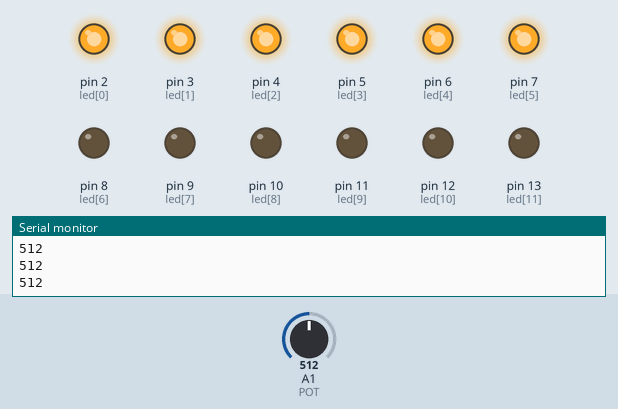
This sketch was run on a simulated Arduino Uno, built with avr-gcc and run on an emulated ATmega328P. On the bench: output pins drawn as LEDs (lit = HIGH), the last lines printed to the serial monitor. The test bench sets the inputs (shaded band); at power-on: A1 (POT) = 512.

Above: at 1.2 s.
1.3 s: A1 (POT) set to 570
2.8 s: A1 (POT) set to 600
At 3.3 s:
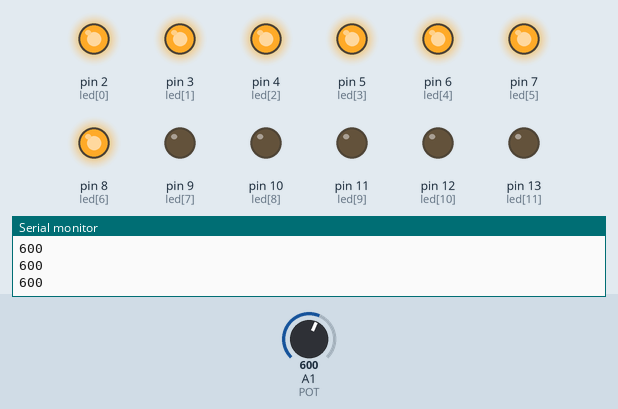
4.3 s: A1 (POT) set to 716
At 5.5 s:
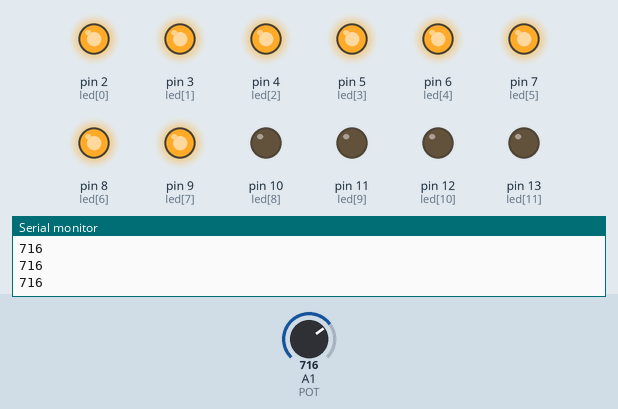
5.8 s: A1 (POT) set to 738
7.3 s: A1 (POT) set to 773
At 7.9 s:
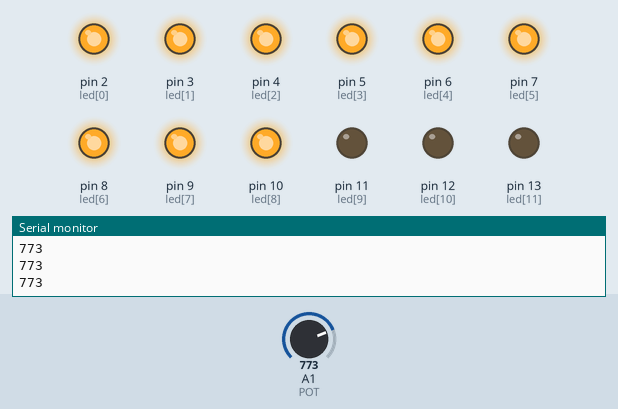
8.8 s: A1 (POT) set to 511
At 9.1 s:
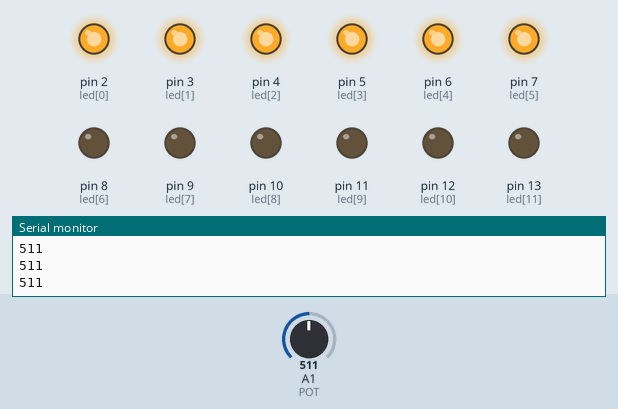
Timing chart, 0 to 11.3 s (numbered marks = the images above; inputs shaded):
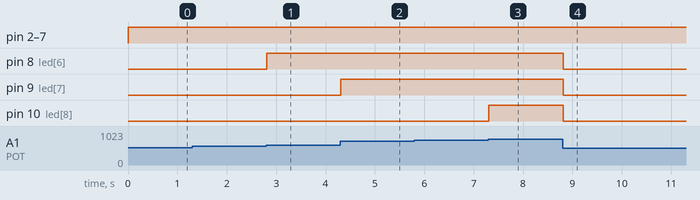

The sketch:

cau1.ino
```cpp
int led[] = {2,3,4,5,6,7,8,9,10,11,12,13}; // Đặt các đèn lần lượt vào các chân từ 2 đến 12
int POT = A1;
void setup()
{
  Serial.begin(9600);
  for(int i =0; i < sizeof(led[i])/sizeof(led[0]); i++)
  {
    pinMode(led[i], OUTPUT);
  }
  pinMode(POT, INPUT);
}
void loop()
{
  int potValue = analogRead(POT);
  Serial.println(potValue);
  int index = map(potValue, 0 , 1007, 0, 12);
  for(int i =0; i < index; i++)
  {
     analogWrite(led[i], 255);
    //delay(10);
  }
  for(int i =index; i < 12 ; i++)
  {
     analogWrite(led[i], 0);
    //delay(10);
  }
}
```

Measured:
- the behaviour switches between 587 and 588 on A1 (POT) (found by bisection; images 0 and 1)
- the behaviour switches between 755 and 756 on A1 (POT) (found by bisection; images 2 and 3)
- after the input at 2.8 s, pin 8 (led[6]): LOW → HIGH at once
- after the input at 4.3 s, pin 9 (led[7]): LOW → HIGH at once
- after the input at 7.3 s, pin 10 (led[8]): LOW → HIGH at once
- after the input at 8.8 s, pin 8 (led[6]), pin 9 (led[7]), pin 10 (led[8]): HIGH → LOW at once
